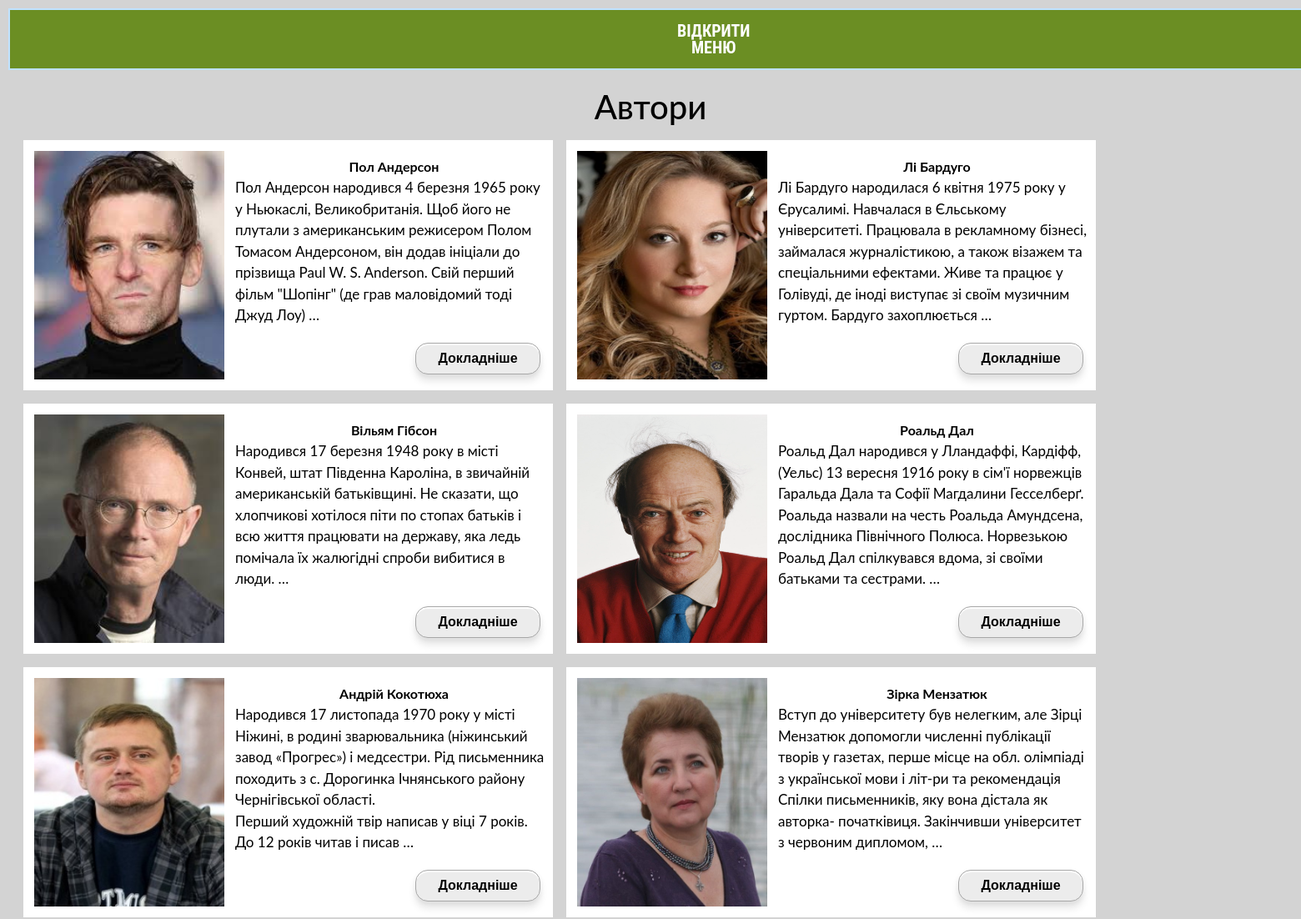
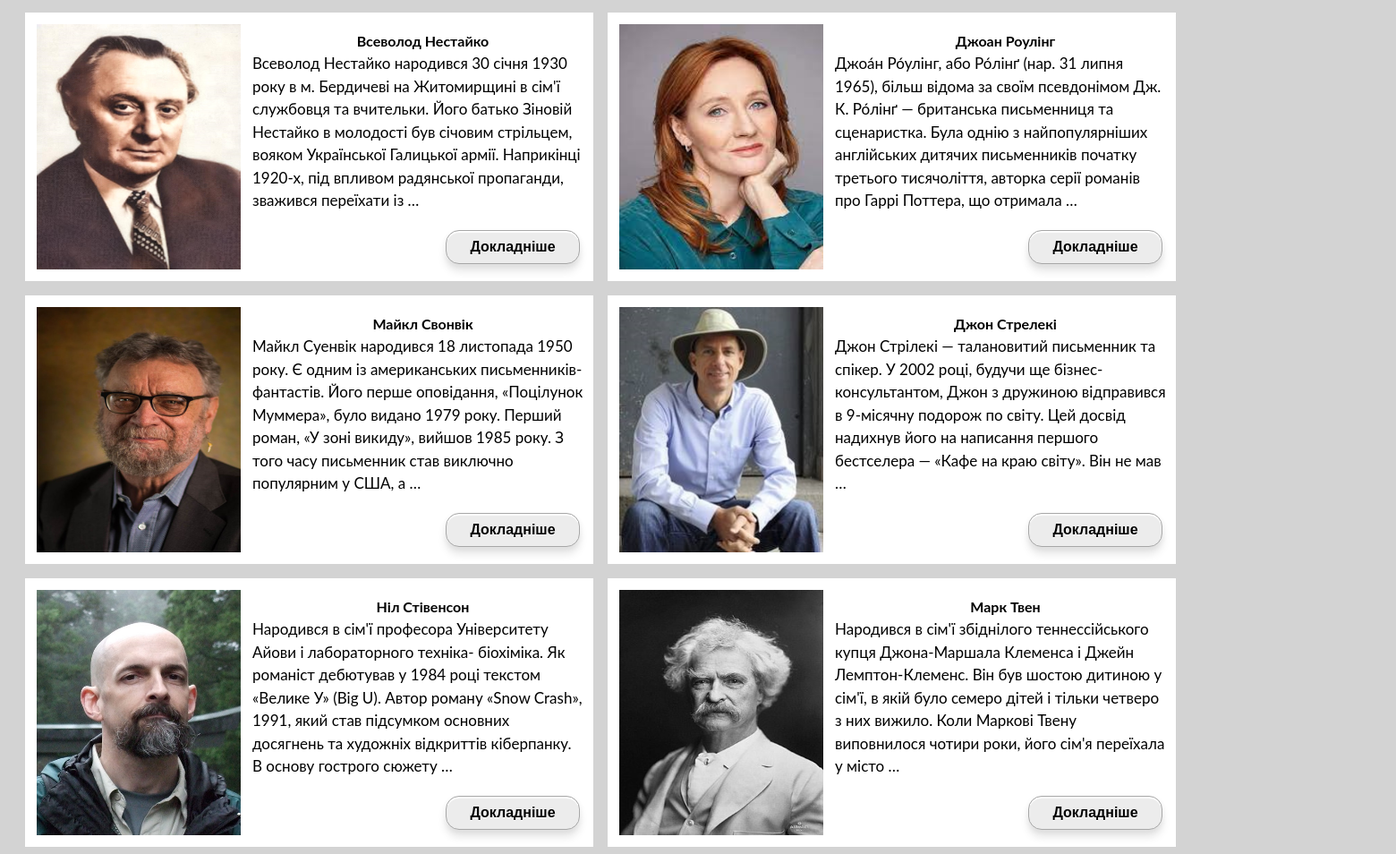
Screenshot of /catalog/authors/ with the database file from the repository (2 pictures, top to bottom).
### catalog/models.py (models this page shows)
class Author(models.Model):
    first_name = models.CharField(max_length=100, verbose_name="Ім'я")
    last_name = models.CharField(max_length=100, verbose_name='Фамілія')
    date_of_birth = models.DateField(null=True, blank=True, verbose_name='Дата народження')
    date_of_death = models.DateField(null=True, blank=True, verbose_name='Дата смерті')
    photo = models.ImageField(upload_to="photos/%Y/%m/%d/")
    summary_author = models.TextField(max_length=1000, null=True, help_text="Enter a brief description of the book",
                               verbose_name='Коротко про книгу')
    class Meta:
        ordering = ['last_name', 'first_name']
        verbose_name = 'автора'
        verbose_name_plural = 'Автори'
    def get_absolute_url(self):
        return reverse('author-detail', args=[str(self.id)])
    def __str__(self):
        return '{0} {1}'.format(self.first_name, self.last_name)

### catalog/views.py (the view)
# urls.py: path('authors/', views.AuthorListView.as_view(), name='authors'),
class AuthorListView(generic.ListView):
    model = Author
    paginate_by = 12

### catalog/templates/catalog/author_list.html
{% extends "base_generic.html" %}
{% block content %}
<h1><center>Автори</center></h1>
{% if author_list %}
<ul class="book-anons">
  {% for author in author_list %}
    <li>
      <div class="author-list-div">
      {% if author.photo %}
        <a href="{{ author.get_absolute_url }}"><img src="{{ author.photo.url }}" class="author-list-img"></a>
      {% endif %}
      <p><center><a href="{{ author.get_absolute_url }}"><strong>{{ author }}</strong></a></center>
      {{ author.summary_author | linebreaks | truncatewords:39}}
      <form action="{{ author.get_absolute_url }}">
        <button class="anons-button">Докладніше</button>
      </form>
      </p>
      </div>
    </li>
  {% endfor %}
</ul>
{% else %}
  <p>There are no authors available.</p>
{% endif %}
{% endblock %}

### catalog/templates/base_generic.html (shortened to what this page needs)
<!DOCTYPE html>
<html lang="uk">
<head>
    <link href="https://cdn.jsdelivr.net/npm/bootstrap@5.2.0-beta1/dist/css/bootstrap.min.css" rel="stylesheet">
  {% load static %}
  <link rel="stylesheet" href="{% static 'css/styles.css' %}">
</head>
<body class="body-css">
    <div class="main">
    {% block sidebar %}
    {% load static %}
    {% endblock %}
<div class="side-button-1-wr">
    <label class="side-button-1" for="side-checkbox">
        <center><div class="side-b side-open">Відкрити меню</div></center>
    </label>
</div>
        <div class="content-main ">
  {% block content %}{% endblock %}
</div>
</div>
</body>
</html>

### catalog/static/css/styles.css (style rules this page uses)
* { margin:0; padding: 0; }
.body-css { background-color: #d3d3d3; padding: 0; color: black; width: 100%; height: 100%; overflow-x:hidden; }
.main { width: 100%; }
.content-main { padding: 10px 20px; }
ul.book-anons { list-style: none; margin-left: 0; padding-left: 0; }
p { color: black; font-size: 17px; }
.side-button-1 .side-b { margin: 10px; text-decoration: none; position: relative; font-size: 20px; line-height: 20px; padding: 15px 100vh; color: #FFF; font-weight: bold; text-transform: uppercase; font-family: 'Roboto Condensed', Тahoma, sans-serif; background: #6B8E23; cursor: pointer; border: 2px solid #BFE2FF; white-space: normal; }
.side-button-1 .side-b:after, .side-button-1 .side-b:before { position: absolute; height: 4px; left: 50%; bottom: -6px; content: ""; transition: all 280ms ease-in-out; width: 0; }
.side-button-1 .side-open:after, .side-button-1 .side-open:before { background: blue; }
.side-button-1 .side-b:before { top: -6px; }
.anons-button { margin-right: 15px; margin-bottom: 10px; float: right; -webkit-transition-duration: 0.4s; transition-duration: 0.4s; background: #ECECEC; border-radius: 15px; padding: 6px 20px; display: block; font-family: arial; font-weight: bold; color:black; text-decoration: none; text-shadow:0px 1px 0px #fff; border:1px solid #a7a7a7; width: 150px; box-shadow: 0px 2px 1px white inset, 0px -2px 8px white, 0px 2px 5px rgba(0, 0, 0, 0.1), 0px 8px 10px rgba(0, 0, 0, 0.1); -webkit-transition:box-shadow 0.5s; }
.author-list-img { width: 40%; height: 300px; padding: 2%; float: left; }
.author-list-div { background-color: white; width: 635px; height: 300px; float: left; margin: 8px; }
.author-list-div p { padding: 0px 10px 5px 10px; margin: 0; margin-bottom: 15px; }
.author-list-div a { color: black; text-decoration: none; }
body { font-family: "ptsans", "Lato", "Helvetica Neue", Helvetica, Arial, sans-serif; }
a { color: black; text-decoration: none; }

### rows the page displays
Author: photo (picture), first_name+last_name "Пол Андерсон", summary_author "Пол Андерсон народився 4 березня 1965 року у Ньюкаслі, Великобританія. Щоб його не плутали з американським режисером Полом Томасом Андерсоном, він додав ініціали до прізвища Paul W. S. Anderson. Свій перший фільм \"Шопінг\" (де грав маловідомий тоді Джуд Лоу) …"
Author: photo (picture), first_name+last_name "Лі Бардуго", summary_author "Лі Бардуго народилася 6 квітня 1975 року у Єрусалимі. Навчалася в Єльському університеті. Працювала в рекламному бізнесі, займалася журналістикою, а також візажем та спеціальними ефектами. Живе та працює у Голівуді, де іноді виступає зі своїм музичним гуртом. Бардуго захоплюється …"
Author: photo (picture), first_name+last_name "Вільям Гібсон", summary_author "Народився 17 березня 1948 року в місті Конвей, штат Південна Кароліна, в звичайній американській батьківщині. Не сказати, що хлопчикові хотілося піти по стопах батьків і всю життя працювати на державу, яка ледь помічала їх жалюгідні спроби вибитися в люди. …"
Author: photo (picture), first_name+last_name "Роальд Дал", summary_author "Роальд Дал народився у Лландаффі, Кардіфф, (Уельс) 13 вересня 1916 року в сім'ї норвежців Гаральда Дала та Софії Магдалини Гесселберґ. Роальда назвали на честь Роальда Амундсена, дослідника Північного Полюса. Норвезькою Роальд Дал спілкувався вдома, зі своїми батьками та сестрами. …"
Author: photo (picture), first_name+last_name "Андрій Кокотюха", summary_author "Народився 17 листопада 1970 року у місті Ніжині, в родині зварювальника (ніжинський завод «Прогрес») і медсестри. Рід письменника походить з с. Дорогинка Ічнянського району Чернігівської області. Перший художній твір написав у віці 7 років. До 12 років читав і писав …"
Author: photo (picture), first_name+last_name "Зірка Мензатюк", summary_author "Вступ до університету був нелегким, але Зірці Мензатюк допомогли численні публікації творів у газетах, перше місце на обл. олімпіаді з української мови і літ-ри та рекомендація Спілки письменників, яку вона дістала як авторка- початківиця. Закінчивши університет з червоним дипломом, …"
Author: photo (picture), first_name+last_name "Всеволод Нестайко", summary_author "Всеволод Нестайко народився 30 січня 1930 року в м. Бердичеві на Житомирщині в сім'ї службовця та вчительки. Його батько Зіновій Нестайко в молодості був січовим стрільцем, вояком Української Галицької армії. Наприкінці 1920-х, під впливом радянської пропаганди, зважився переїхати із …"
Author: photo (picture), first_name+last_name "Джоан Роулінг", summary_author "Джоа́н Ро́улінг, або Ро́лінґ (нар. 31 липня 1965), більш відома за своїм псевдонімом Дж. К. Ро́лінґ — британська письменниця та сценаристка. Була однію з найпопулярніших англійських дитячих письменників початку третього тисячоліття, авторка серії романів про Гаррі Поттера, що отримала …"
Author: photo (picture), first_name+last_name "Майкл Свонвік", summary_author "Майкл Суенвік народився 18 листопада 1950 року. Є одним із американських письменників-фантастів. Його перше оповідання, «Поцілунок Муммера», було видано 1979 року. Перший роман, «У зоні викиду», вийшов 1985 року. З того часу письменник став виключно популярним у США, а …"
Author: photo (picture), first_name+last_name "Джон Стрелекі", summary_author "Джон Стрілекі — талановитий письменник та спікер. У 2002 році, будучи ще бізнес- консультантом, Джон з дружиною відправився в 9-місячну подорож по світу. Цей досвід надихнув його на написання першого бестселера — «Кафе на краю світу». Він не мав …"
Author: photo (picture), first_name+last_name "Ніл Стівенсон", summary_author "Народився в сім'ї професора Університету Айови і лабораторного техніка- біохіміка. Як романіст дебютував у 1984 році текстом «Велике У» (Big U). Автор роману «Snow Crash», 1991, який став підсумком основних досягнень та художніх відкриттів кіберпанку. В основу гострого сюжету …"
Author: photo (picture), first_name+last_name "Марк Твен", summary_author "Народився в сім'ї збіднілого теннессійського купця Джона-Маршала Клеменса і Джейн Лемптон-Клеменс. Він був шостою дитиною у сім'ї, в якій було семеро дітей і тільки четверо з них вижило. Коли Маркові Твену виповнилося чотири роки, його сім'я переїхала у місто …"
